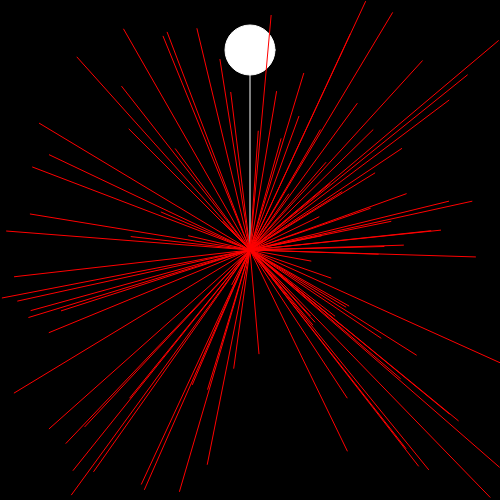
Frame 1 (no input)
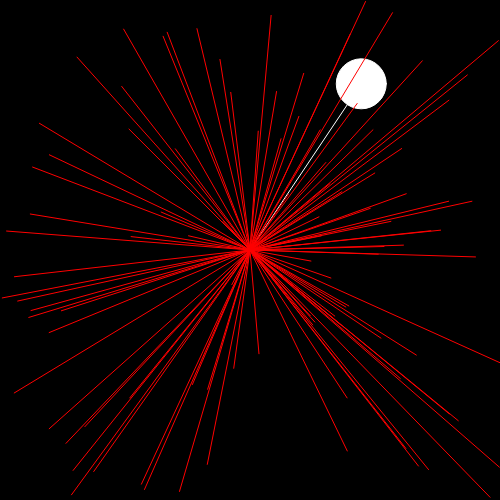
Frame 60 (no input)
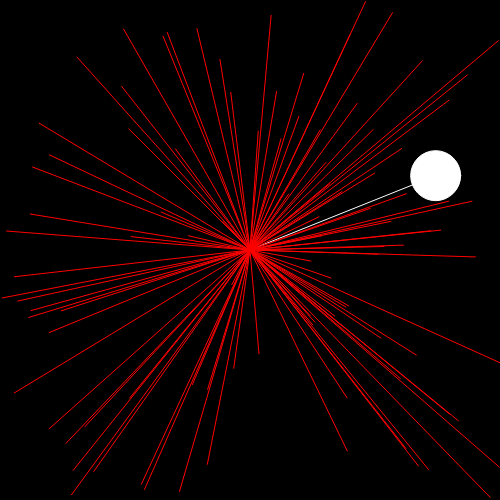
Frame 120 (the mouse pressed at the canvas centre since frame 60)

The p5.js sketch that drew these frames (run headless with seeded random() and noise() and a simulated clock; from frame 60 on, the mouse is pressed at the canvas centre):

// p5.js sketch
// ── sketch.js

var myPoint;
var mul;
var myPoints;

function setup()
{
    
    createCanvas(500,500);
    
    myPoint = createVector(0,-200);
    
    mul = 1;

    myPoints = [];

    for(var i = 0; i < 100; i++)
    {
        myPoints.push(createVector(random(-width/2, width/2),
            random(-height/2, height/2)));
    }
    
}

function draw()
{
    
    background(0,0,0);
    fill(255);
    stroke(255);

    translate(width/2,height/2);
    
    var v = p5.Vector.mult(myPoint, mul);

    ellipse(v.x, v.y, 50); 

    line(0, 0, myPoint.x, myPoint.y);
    
    myPoint.rotate(0.01);

    stroke(255, 0, 0);
    for(var i = 0; i < myPoints.length; i++)
    {
        line(0, 0, myPoints[i].x, myPoints[i].y);
    }
    
}

function keyPressed()
{
    if(key == 'A')
    {
        mul -= 0.05;
    } else {
        mul += 0.05; 
    }
}
